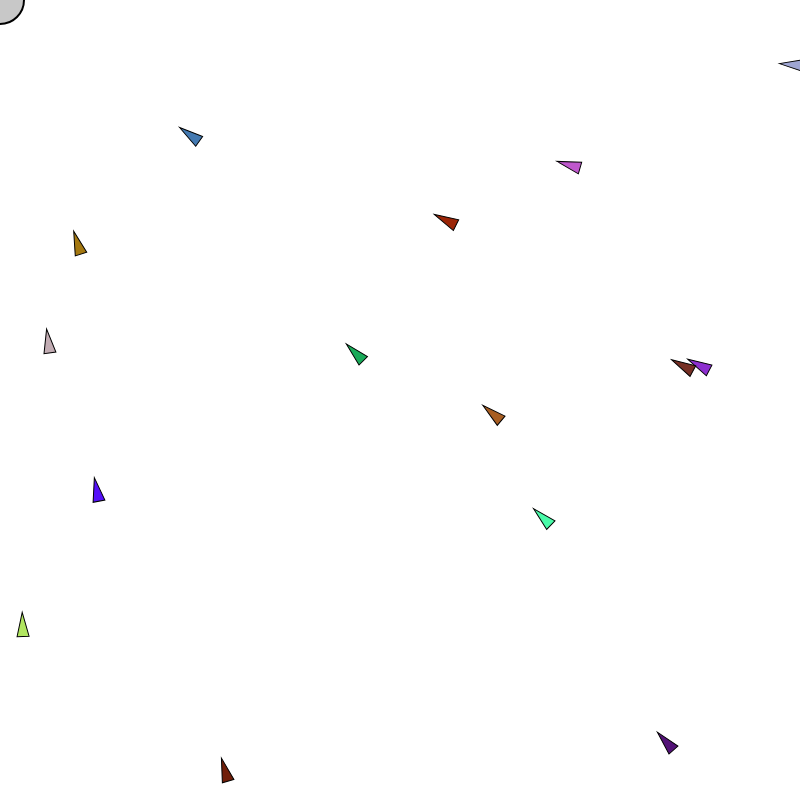
Frame 1 (no input)
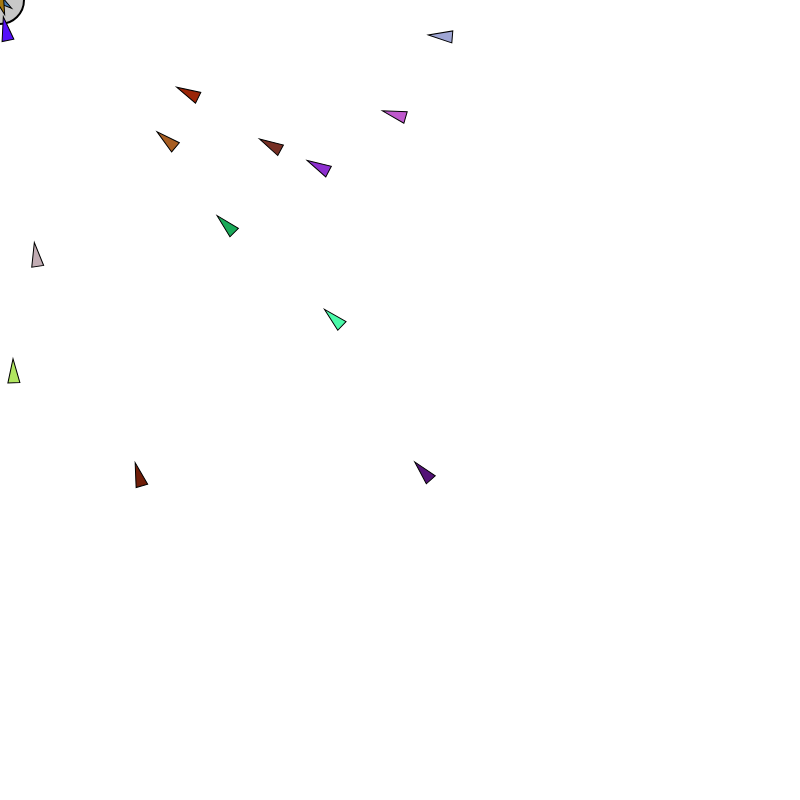
Frame 60 (no input)
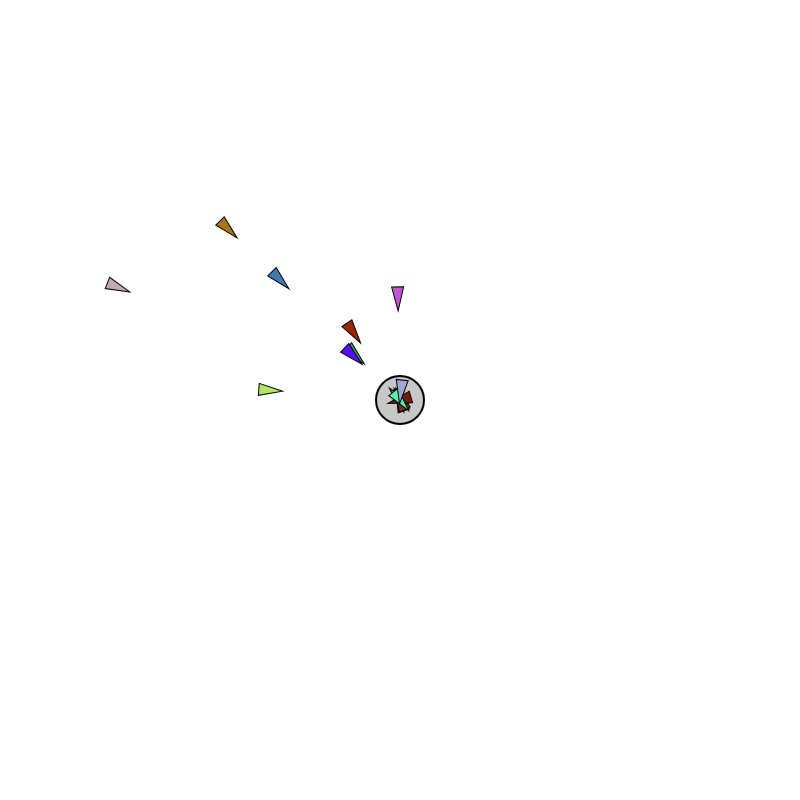
Frame 120 (the mouse pressed at the canvas centre since frame 60)

The p5.js sketch that drew these frames (run headless with seeded random() and noise() and a simulated clock; from frame 60 on, the mouse is pressed at the canvas centre):

// p5.js sketch
// ── sketch.js
// Based on Daniel Schiffman's
// "Nature of Code"
// Ch. 06 – Autonomous Agents
// http://natureofcode.com/book/chapter-6-autonomous-agents/

let vehicles = [];

function setup() {
  createCanvas(800, 800);

  let numVehicles = 15;
  for (let i = 0; i < numVehicles; i++) {
    v = new Vehicle(createVector(random(0, width), random(0,height)));
    // we can play with maxSpeed and color to start
    v.color = color(random(0, 255), random(0, 255), random(0, 255));
    v.maxSpeed = random(1, 8);
    vehicles.push(v);
  }
}

function draw() {
  background(255);

  // draw circle at mouse position
  fill(200);
  stroke(0);
  strokeWeight(2);
  ellipse(mouseX, mouseY, 48, 48);

  // update and display vehicle
  for (let v of vehicles) {
    v.seek(createVector(mouseX, mouseY));
    v.update();
    v.display();
  }
}

// define vehicle class
class Vehicle {
  constructor(position) {
    // this is where we define our properties
    this.position = position;
    this.velocity = createVector(0,0);
    this.acceleration = createVector(0,0);
    // r is our size
    this.r = 6;
    this.color = color(255, 0, 0);

    this.maxSpeed = 4;
  }

  // seek target
  seek(target) {
      // note that this.position is a vector
      // note that target is a vector
      // find the desired vector of travel
      // by subtracting position from target
      let desired = target.sub(this.position);

      desired.setMag(this.maxSpeed);

      // find the 'steering' vector
      let steer = desired.sub(this.velocity);

      this.applyForce(steer);
  }

  // applyForce
  // this is how we move the car in a given direction
  // with a given magnitude (vector)
  applyForce(force) {
    this.acceleration.add(force);
    // note that we can do more physics simulation here
    // eg give the car mass and calculate the acceleration
    // delta as A = F / M
  }

  // update
  // "run simulation"
  // update properties based on changes since last update
  update() {
    // update velocity
    this.velocity.add(this.acceleration);
    // update position
    this.position.add(this.velocity);

    // reset acceleration
    this.acceleration.mult(0);
  }

  // display
  display() {
    // draw a triangle rotated in the direction of velocity

    // get the angle from velocity
    let theta = this.velocity.heading() + HALF_PI;

    // set drawing properties
    fill(this.color);
    stroke(0);
    strokeWeight(1);

    // move center of the canvas to the vehicle's position
    translate(this.position.x, this.position.y);
    // rotate the canvas to the heading we calculated above
    rotate(theta);

    // draw the vehicle shape
    // can also use triangle
    beginShape();
    vertex(0, -this.r*2);
    vertex(-this.r, this.r*2);
    vertex(this.r, this.r*2);
    endShape(CLOSE);

    // end transforms
    resetMatrix();
  }
}
